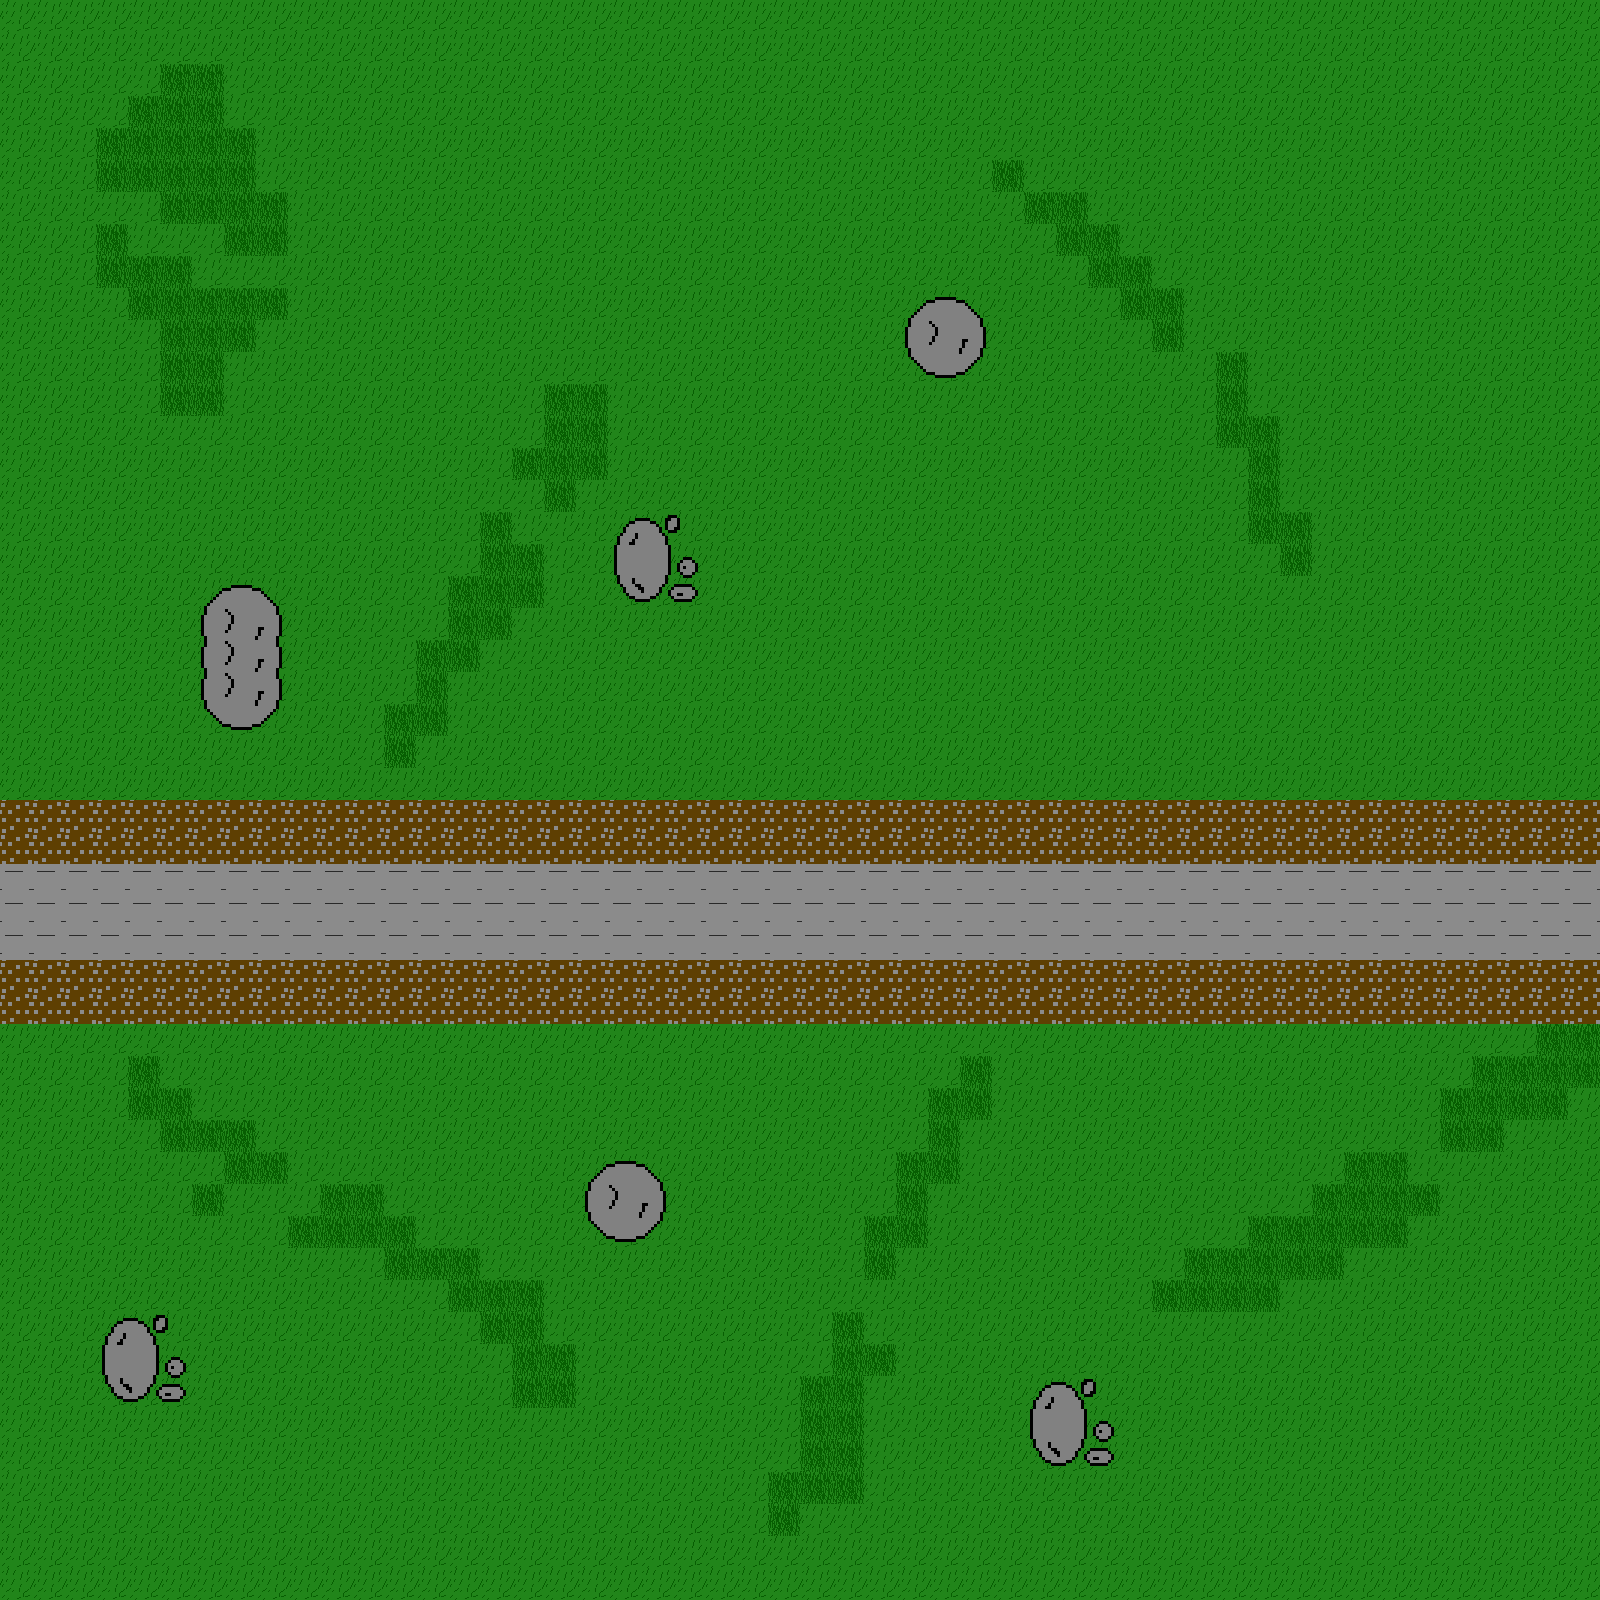

This is a level from a 2D game, rendered from its Tiled map with the project's own tilesets. A one-line summary and the map file follow, with tile-layer data summarised:
An orthogonal 50x50 tile map with 32x32 px tiles, 4 tile layers (grass, road, rocks, dirt), 3 tilesets.

<map version="1.0" tiledversion="1.0.3" orientation="orthogonal" renderorder="right-down" width="50" height="50" tilewidth="32" tileheight="32" nextobjectid="1">
 <tileset firstgid="1" name="tiles" tilewidth="32" tileheight="32" tilecount="4" columns="4">
  <image source="../spritesheets/tiles.png" width="128" height="32" />
 </tileset>
 <tileset firstgid="5" name="colliders" tilewidth="32" tileheight="32" tilecount="2" columns="1">
  <image source="../spritesheets/colliders.png" width="32" height="64" />
 </tileset>
 <tileset firstgid="7" name="large_colliders" tilewidth="32" tileheight="32" tilecount="18" columns="6">
  <image source="../spritesheets/large_colliders.png" width="192" height="96" />
 </tileset>
 <layer name="grass" width="50" height="50">
  <data>[2500 cells, 2150 non-empty, 2 distinct tile ids]</data>
 </layer>
 <layer name="road" width="50" height="50">
  <data>[2500 cells, 150 non-empty, 1 distinct tile ids]</data>
 </layer>
 <layer name="rocks" width="50" height="50">
  <data>[2500 cells, 60 non-empty, 18 distinct tile ids]</data>
 </layer>
 <layer name="dirt" width="50" height="50">
  <data>[2500 cells, 200 non-empty, 1 distinct tile ids]</data>
 </layer>
</map>